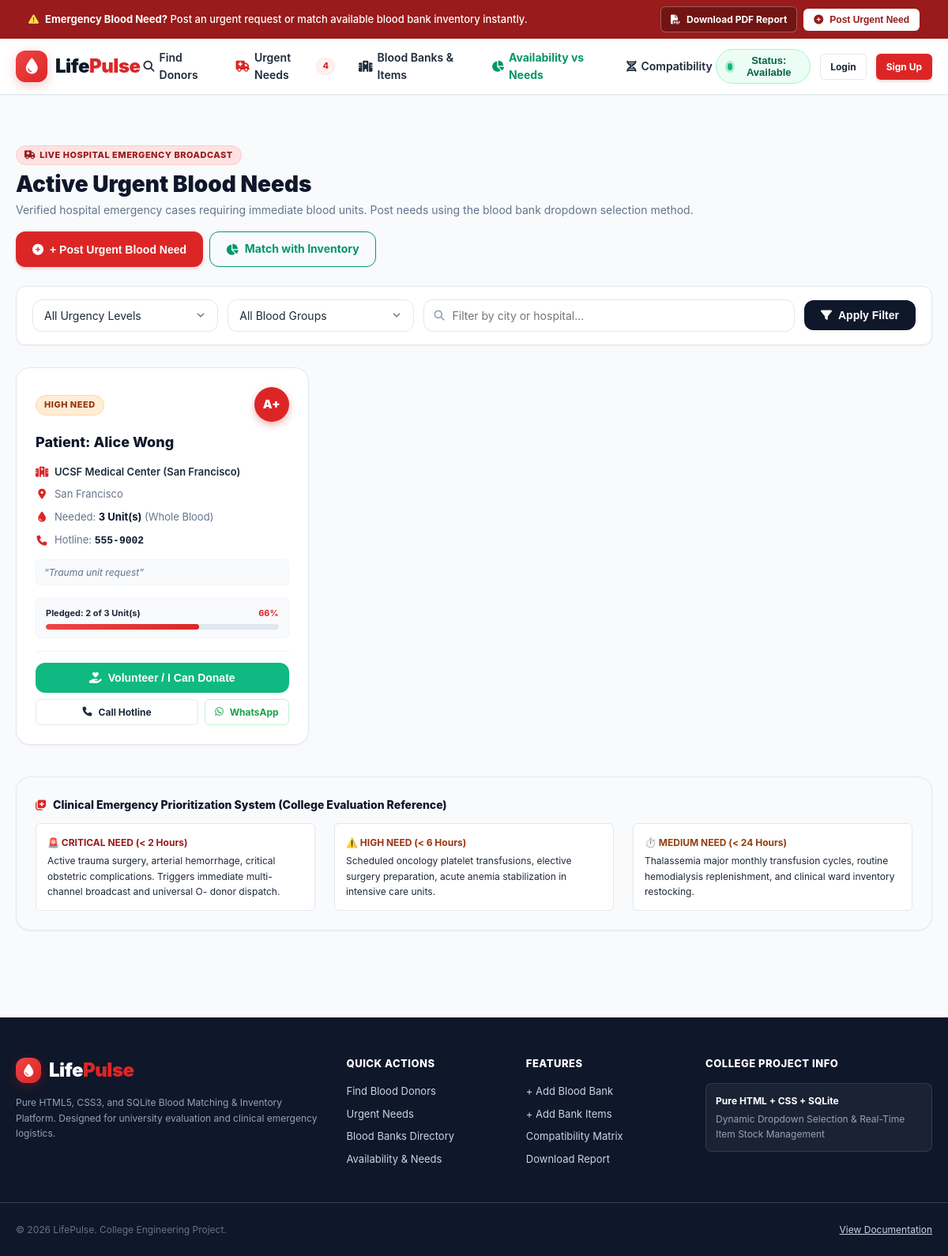
The page /urgent-needs?blood_bank_id=2 on the database its author committed.
### tables this page shows
CREATE TABLE urgent_requests (
        id INTEGER PRIMARY KEY AUTOINCREMENT,
        patient_name TEXT NOT NULL,
        blood_group TEXT NOT NULL,
        component_type TEXT DEFAULT 'Whole Blood',
        units_needed INTEGER NOT NULL,
        units_fulfilled INTEGER DEFAULT 0,
        urgency_level TEXT NOT NULL,
        blood_bank_id INTEGER,
        hospital_name TEXT NOT NULL,
        city TEXT NOT NULL,
        hotline TEXT NOT NULL,
        notes TEXT,
        status TEXT DEFAULT 'ACTIVE',
        posted_by TEXT DEFAULT 'Emergency Ward',
        created_at TIMESTAMP DEFAULT CURRENT_TIMESTAMP,
        FOREIGN KEY (blood_bank_id) REFERENCES blood_banks(id)
    );

### app.py (the view)
@app.route('/urgent-needs')
def urgent_needs_page():
    urgency_filter = request.args.get('urgency', '').strip()
    blood_group = request.args.get('blood_group', '').strip()
    bank_id = request.args.get('blood_bank_id', type=int)
    city = request.args.get('city', '').strip()
    conn = get_db_connection()
    query = '''
        SELECT ur.*, COUNT(rr.id) as response_count, bb.name as blood_bank_name
        FROM urgent_requests ur
        LEFT JOIN request_responses rr ON ur.id = rr.request_id
        LEFT JOIN blood_banks bb ON ur.blood_bank_id = bb.id
        WHERE ur.status = 'ACTIVE'
    '''
    params = []
    if urgency_filter:
        query += " AND ur.urgency_level = ?"
        params.append(urgency_filter)
    if blood_group:
        query += " AND ur.blood_group = ?"
        params.append(blood_group)
    if bank_id:
        query += " AND ur.blood_bank_id = ?"
        params.append(bank_id)
    if city:
        query += " AND ur.city LIKE ?"
        params.append(f"%{city}%")
    query += '''
        GROUP BY ur.id
        ORDER BY
        CASE ur.urgency_level
            WHEN 'CRITICAL NEED' THEN 1
            WHEN 'HIGH NEED' THEN 2
            WHEN 'MEDIUM NEED' THEN 3
            ELSE 4
        END,
        ur.created_at DESC
    '''
    requests_list = conn.execute(query, params).fetchall()
    conn.close()
    return render_template(
        'urgent_needs.html',
        requests=requests_list,
        selected_urgency=urgency_filter,
        selected_group=blood_group,
        selected_bank=bank_id,
        selected_city=city
    )

### templates/urgent_needs.html (shortened to what this page needs)
{% extends "base.html" %}
{% block content %}
<div class="container" style="padding-top: 30px; padding-bottom: 50px;">
    <div class="page-header">
        <div>
            <div class="badge badge-critical" style="margin-bottom: 8px;">
                <i class="fa-solid fa-truck-medical"></i> Live Hospital Emergency Broadcast
            </div>
            <h1 class="page-title">Active Urgent Blood Needs</h1>
            <p class="page-subtitle">
                Verified hospital emergency cases requiring immediate blood units. Post needs using the blood bank dropdown selection method.
            </p>
        </div>
        <div class="flex gap-2" style="flex-wrap: wrap;">
            <button onclick="openModal('urgentNeedModal')" class="btn btn-primary">
                <i class="fa-solid fa-circle-plus"></i> + Post Urgent Blood Need
            </button>
            <a href="{{ url_for('availability_and_needs') }}" class="btn btn-outline" style="color: #059669; border-color: #059669;">
                <i class="fa-solid fa-chart-pie"></i> Match with Inventory
            </a>
        </div>
    </div>
    <div class="filter-bar">
        <form action="{{ url_for('urgent_needs_page') }}" method="GET" class="flex items-center gap-3" style="flex-wrap: wrap;">
            <div style="flex: 1; min-width: 180px;">
                <select name="urgency" class="form-select">
                    <option value="">All Urgency Levels</option>
                </select>
            </div>
            <div style="flex: 1; min-width: 160px;">
                <select name="blood_group" class="form-select">
                    <option value="">All Blood Groups</option>
                </select>
            </div>
            <div style="flex: 2; min-width: 220px; position: relative;">
                <input type="text" name="city" value="{{ selected_city or '' }}"
                       placeholder="Filter by city or hospital..."
                       class="form-control" style="padding-left: 36px;">
                <i class="fa-solid fa-magnifying-glass" style="position: absolute; left: 14px; top: 50%; transform: translateY(-50%); color: var(--text-light); font-size: 13px;"></i>
            </div>
            <button type="submit" class="btn btn-secondary">
                <i class="fa-solid fa-filter"></i> Apply Filter
            </button>
        </form>
    </div>
    <div class="grid-3" style="margin-bottom: 40px;">
        {% for req in requests %}
        <div class="card" style="display: flex; flex-direction: column; justify-content: space-between;">
            <div>
                <div class="flex items-center justify-between mb-3">
                    <div>
                        {% if req.urgency_level == 'CRITICAL NEED' %}
                            <span class="badge badge-critical">CRITICAL NEED</span>
                        {% elif req.urgency_level == 'HIGH NEED' %}
                            <span class="badge badge-high">HIGH NEED</span>
                        {% else %}
                            <span class="badge badge-medium">MEDIUM NEED</span>
                        {% endif %}
                    </div>
                    <div class="blood-avatar" style="width: 44px; height: 44px; font-size: 15px;">
                        {{ req.blood_group }}
                    </div>
                </div>
                <h3 style="font-size: 18px; font-weight: 800; color: var(--secondary); margin-bottom: 12px;">
                    Patient: {{ req.patient_name }}
                </h3>
                <div style="font-size: 13px; color: var(--text-muted); display: flex; flex-direction: column; gap: 8px; margin-bottom: 16px;">
                    <div class="flex items-center gap-2">
                        <i class="fa-solid fa-hospital" style="color: var(--primary); width: 16px; text-align: center;"></i>
                        <span style="font-weight: 600; color: var(--text-main);">{{ req.hospital_name }}</span>
                    </div>
                    <div class="flex items-center gap-2">
                        <i class="fa-solid fa-location-dot" style="color: var(--primary); width: 16px; text-align: center;"></i>
                        <span>{{ req.city }}</span>
                    </div>
                    <div class="flex items-center gap-2">
                        <i class="fa-solid fa-droplet" style="color: var(--primary); width: 16px; text-align: center;"></i>
                        <span>Needed: <strong style="color: var(--secondary);">{{ req.units_needed }} Unit(s)</strong> ({{ req.component_type or 'Whole Blood' }})</span>
                    </div>
                    <div class="flex items-center gap-2">
                        <i class="fa-solid fa-phone" style="color: var(--primary); width: 16px; text-align: center;"></i>
                        <span>Hotline: <strong style="color: var(--secondary); font-family: monospace;">{{ req.hotline }}</strong></span>
                    </div>
                    {% if req.notes %}
                    <div style="font-style: italic; font-size: 12px; background: #f8fafc; padding: 6px 10px; border-radius: var(--radius-sm); border: 1px solid var(--border-subtle); margin-top: 4px;">
                        &ldquo;{{ req.notes }}&rdquo;
                    </div>
                    {% endif %}
                </div>
                <div style="background: #f8fafc; border: 1px solid var(--border-subtle); border-radius: var(--radius-sm); padding: 10px 12px; margin-bottom: 16px;">
                    <div class="flex justify-between" style="font-size: 11px; font-weight: 700; margin-bottom: 4px;">
                        <span>Pledged: <strong id="pledge-count-{{ req.id }}">{{ req.units_fulfilled or 0 }}</strong> of {{ req.units_needed }} Unit(s)</span>
                        <span style="color: var(--primary);" id="pledge-pct-{{ req.id }}">
                            {{ [(((req.units_fulfilled or 0) / req.units_needed) * 100)|int, 100]|min }}%
                        </span>
                    </div>
                    <div class="progress-container" style="margin: 0; height: 7px;">
                        <div id="pledge-bar-{{ req.id }}" class="progress-bar {% if (req.units_fulfilled or 0) >= req.units_needed %}fulfilled{% endif %}"
                             style="width: {{ [(((req.units_fulfilled or 0) / req.units_needed) * 100)|int, 100]|min }}%;"></div>
                    </div>
                </div>
            </div>
            <div style="padding-top: 14px; border-top: 1px solid var(--border-subtle); display: flex; flex-direction: column; gap: 8px;">
                <button onclick="openVolunteerPledgeModal({{ req.id }}, '{{ req.patient_name }}', '{{ req.blood_group }}', '{{ req.hospital_name }}')"
                        class="btn btn-success" style="width: 100%;">
                    <i class="fa-solid fa-hand-holding-heart"></i> Volunteer / I Can Donate
                </button>
                <div class="flex gap-2">
                    <a href="tel:{{ req.hotline }}" class="btn btn-sm btn-outline" style="flex: 1;">
                        <i class="fa-solid fa-phone"></i> Call Hotline
                    </a>
                    <a href="https://wa.me/?text=Emergency%20Blood%20Needed!%20Patient:%20{{ req.patient_name }}%20Group:%20{{ req.blood_group }}%20at%20{{ req.hospital_name }}%20Hotline:%20{{ req.hotline }}"
                       target="_blank" class="btn btn-sm btn-outline" style="color: #16a34a; border-color: #bbf7d0;" title="Share on WhatsApp">
                        <i class="fa-brands fa-whatsapp"></i> WhatsApp
                    </a>
                </div>
            </div>
        </div>
        {% endfor %}
    </div>
    <div class="card" style="background: #f8fafc;">
        <h4 style="font-size: 14px; font-weight: 800; color: var(--secondary); margin-bottom: 12px; display: flex; align-items: center; gap: 8px;">
            <i class="fa-solid fa-notes-medical" style="color: var(--primary);"></i>
            Clinical Emergency Prioritization System (College Evaluation Reference)
        </h4>
        <div class="grid-3" style="font-size: 12px;">
            <div style="background: #ffffff; padding: 14px; border-radius: var(--radius-sm); border: 1px solid var(--border-color);">
                <strong style="color: #991b1b; display: block; margin-bottom: 4px;">🚨 CRITICAL NEED (&lt; 2 Hours)</strong>
                Active trauma surgery, arterial hemorrhage, critical obstetric complications. Triggers immediate multi-channel broadcast and universal O- donor dispatch.
            </div>
            <div style="background: #ffffff; padding: 14px; border-radius: var(--radius-sm); border: 1px solid var(--border-color);">
                <strong style="color: #9a3412; display: block; margin-bottom: 4px;">⚠️ HIGH NEED (&lt; 6 Hours)</strong>
                Scheduled oncology platelet transfusions, elective surgery preparation, acute anemia stabilization in intensive care units.
            </div>
            <div style="background: #ffffff; padding: 14px; border-radius: var(--radius-sm); border: 1px solid var(--border-color);">
                <strong style="color: #92400e; display: block; margin-bottom: 4px;">⏱️ MEDIUM NEED (&lt; 24 Hours)</strong>
                Thalassemia major monthly transfusion cycles, routine hemodialysis replenishment, and clinical ward inventory restocking.
            </div>
        </div>
    </div>
</div>
{% endblock %}

### rows shown on the page
urgent_requests: urgency_level "HIGH NEED", blood_group "A+", patient_name "Alice Wong", hospital_name "UCSF Medical Center (San Francisco)", city "San Francisco", units_needed "3", component_type "Whole Blood", hotline "555-9002", notes "Trauma unit request", units_fulfilled "2", units_fulfilled "66"

### other values the page prints
{{ active_urgent_count }} "4"
{{ status_text }} "Available"
